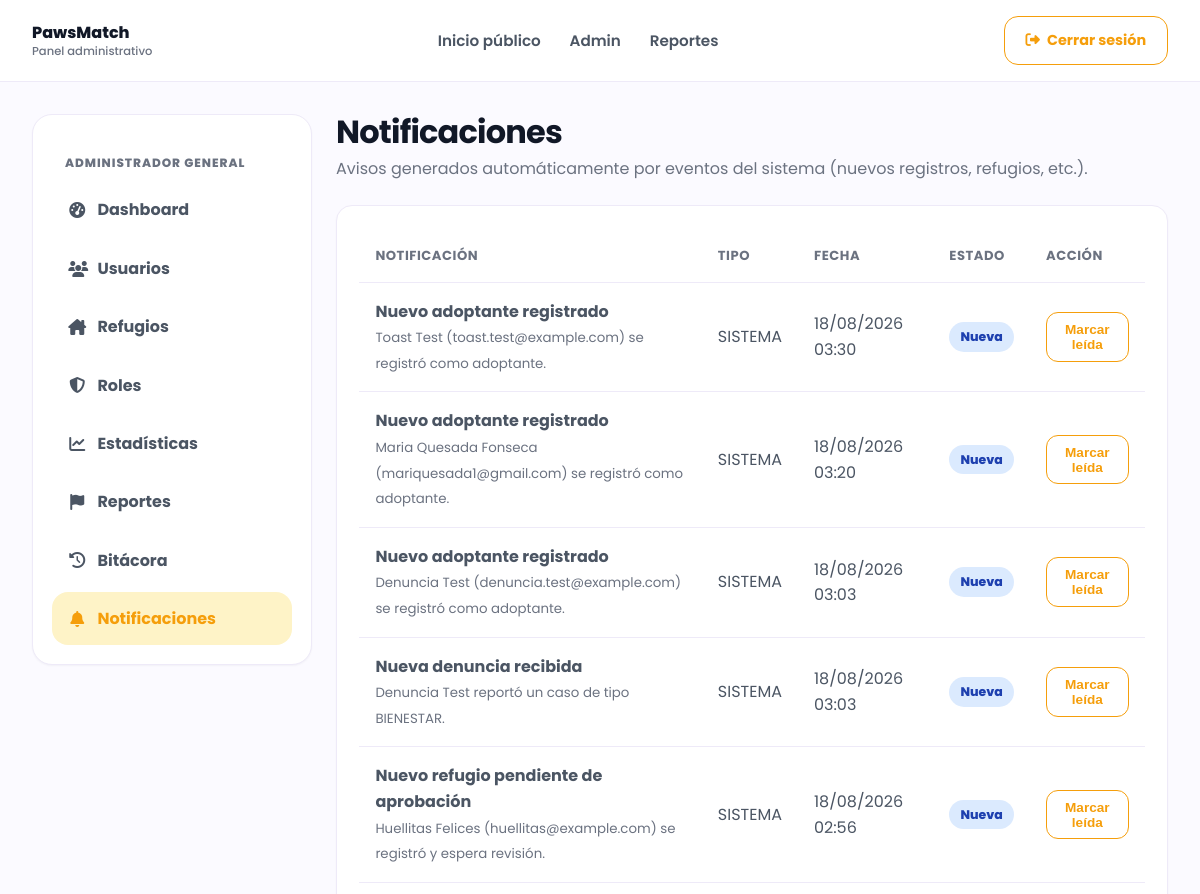
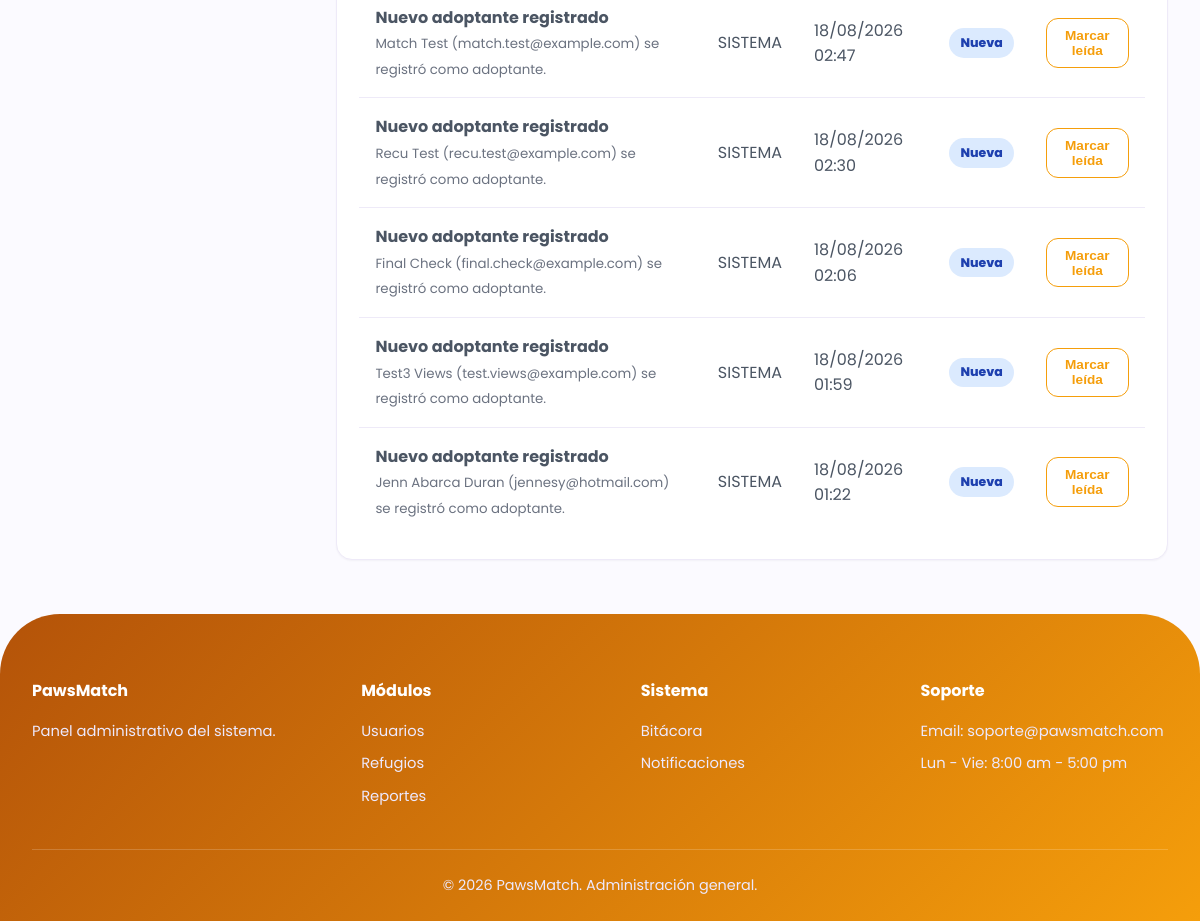
The page /admin-notificaciones.php (signed in) on the database its author committed (2 pictures, top to bottom).
### tables this page shows
CREATE TABLE `notificaciones` (
  `id_notificacion` int NOT NULL AUTO_INCREMENT,
  `id_usuario` int NOT NULL,
  `titulo` varchar(150) NOT NULL,
  `mensaje` text NOT NULL,
  `tipo` enum('SOLICITUD','SEGUIMIENTO','MENSAJE','SISTEMA') DEFAULT 'SISTEMA',
  `leida` tinyint(1) DEFAULT '0',
  `fecha_creacion` timestamp NULL DEFAULT CURRENT_TIMESTAMP,
  PRIMARY KEY (`id_notificacion`),
  KEY `fk_notificacion_usuario` (`id_usuario`),
  CONSTRAINT `fk_notificacion_usuario` FOREIGN KEY (`id_usuario`) REFERENCES `usuarios` (`id_usuario`)
);

### php/models/Notificacion.php (called while the page is built, shortened)
<?php
class Notificacion
{
    public static function listarPorUsuario(PDO $conexion, int $idUsuario, int $limite = null): array
    {
        $sql = "SELECT * FROM notificaciones WHERE id_usuario = :id_usuario ORDER BY fecha_creacion DESC";
        $stmt = $conexion->prepare($sql);
        $stmt->execute([":id_usuario" => $idUsuario]);
        return $stmt->fetchAll(PDO::FETCH_ASSOC);
    }
}

### php/views/admin/notificaciones.php (the view, shortened to what this page needs)
<div class="admin-header"><div><h1>Notificaciones</h1><p>Avisos generados automáticamente por eventos del sistema (nuevos registros, refugios, etc.).</p></div></div>
<section class="admin-card">
    <div class="table-responsive">
        <table class="admin-table">
            <thead><tr><th>Notificación</th><th>Tipo</th><th>Fecha</th><th>Estado</th><th class="text-end">Acción</th></tr></thead>
            <tbody>
                <?php if (empty($notificaciones)): ?>
                    <tr><td colspan="5" class="text-center text-muted py-4">No tienes notificaciones. Se generan automáticamente cuando ocurren eventos como un nuevo registro de adoptante.</td></tr>
                <?php else: foreach ($notificaciones as $n): ?>
                    <tr>
                        <td><strong><?php echo htmlspecialchars($n['titulo']); ?></strong><br><small class="text-muted"><?php echo htmlspecialchars($n['mensaje']); ?></small></td>
                        <td><?php echo htmlspecialchars($n['tipo']); ?></td>
                        <td><?php echo htmlspecialchars(date('d/m/Y H:i', strtotime($n['fecha_creacion']))); ?></td>
                        <td><span class="badge" style="<?php echo $n['leida'] ? 'background:#f3f4f6;color:#4b5563;' : 'background:#dbeafe;color:#1e40af;'; ?>padding:.3rem .7rem;border-radius:99px;font-size:.78rem;"><?php echo $n['leida'] ? 'Leída' : 'Nueva'; ?></span></td>
                        <td class="text-end">
                            <?php if (!$n['leida']): ?>
                                <form action="php/admin_notificacion_leida.php" method="POST">
                                    <button type="submit" class="btn btn-sm btn-outline">Marcar leída</button>
                                </form>
                            <?php endif; ?>
                        </td>
                    </tr>
                <?php endforeach; endif; ?>
            </tbody>
        </table>
    </div>
</section>

### css/admin.css (style rules this page uses)
.admin-body { background: #fbfaff; }
.admin-body.theme-admin { --primary:#f59e0b; --primary-dark:#b45309; --primary-soft:#fef3c7; }
.admin-header { display:flex; justify-content:space-between; align-items:flex-start; gap:1rem; margin-bottom:1.5rem; }
.admin-header h1 { font-size:2rem; line-height:1.1; letter-spacing:-.8px; color:var(--dark); }
.admin-header p { color:var(--muted); margin-top:.4rem; }
.admin-card { background:var(--white); border:1px solid var(--border); border-radius:16px; box-shadow:0 1px 2px rgba(17,24,39,.04); padding:1.4rem; margin-bottom:1.4rem; }
.btn-sm { padding:.55rem .8rem; border-radius:12px; font-size:.85rem; }
.btn-outline { border:1.5px solid var(--primary); color:var(--primary); background:var(--white); }
.table-responsive { overflow-x:auto; }
.admin-table { width:100%; border-collapse:separate; border-spacing:0; }
.admin-table th { text-align:left; color:var(--muted); font-size:.82rem; text-transform:uppercase; letter-spacing:.04em; padding:1rem; border-bottom:1px solid var(--border); white-space:nowrap; }
.admin-table td { padding:1rem; border-bottom:1px solid var(--border); vertical-align:middle; color:var(--text); }
.admin-table tr:last-child td { border-bottom:none; }
.text-muted { color:var(--muted); }
.text-end { text-align:right; }
.badge { display:inline-block; padding:.42rem .7rem; border-radius:999px; font-weight:800; font-size:.74rem; }

### css/base.css (style rules this page uses)
:root { --primary: #7c3aed; --primary-dark: #5b21b6; --primary-soft: #ede9fe; --accent: #facc15; --pink: #ec4899; --green: #10b981; --dark: #111827; --text: #4b5563; --muted: #6b7280; --light: #fbfaff; --white: #ffffff; --border: #eeeaf8; --shadow: 0 18px 40px rgba(17, 24, 39, 0.08); --shadow-soft: 0 12px 30px rgba(124, 58, 237, 0.12); }
* { margin: 0; padding: 0; box-sizing: border-box; }
html { scroll-behavior: smooth; }
body { font-family: 'Poppins', sans-serif; background: var(--light); color: var(--dark); line-height: 1.6; }

### css/home.css (style rules this page uses)
.btn { display: inline-block; border: none; cursor: pointer; border-radius: 16px; padding: 0.95rem 1.7rem; font-weight: 700; font-size: 0.95rem; transition: 0.3s ease; text-align: center; }

### rows shown on the page
notificaciones: titulo "Nuevo adoptante registrado", mensaje "Toast Test (toast.test@example.com) se registró como adoptante.", tipo "SISTEMA", fecha_creacion "18/08/2026 03:30", leida "Nueva"
notificaciones: titulo "Nuevo adoptante registrado", mensaje "Maria Quesada Fonseca (mariquesada1@gmail.com) se registró como adoptante.", tipo "SISTEMA", fecha_creacion "18/08/2026 03:20", leida "Nueva"
notificaciones: titulo "Nuevo adoptante registrado", mensaje "Denuncia Test (denuncia.test@example.com) se registró como adoptante.", tipo "SISTEMA", fecha_creacion "18/08/2026 03:03", leida "Nueva"
notificaciones: titulo "Nueva denuncia recibida", mensaje "Denuncia Test reportó un caso de tipo BIENESTAR.", tipo "SISTEMA", fecha_creacion "18/08/2026 03:03", leida "Nueva"
notificaciones: titulo "Nuevo refugio pendiente de aprobación", mensaje "Huellitas Felices (huellitas@example.com) se registró y espera revisión.", tipo "SISTEMA", fecha_creacion "18/08/2026 02:56", leida "Nueva"
notificaciones: titulo "Nuevo adoptante registrado", mensaje "Match Test (match.test@example.com) se registró como adoptante.", tipo "SISTEMA", fecha_creacion "18/08/2026 02:47", leida "Nueva"
notificaciones: titulo "Nuevo adoptante registrado", mensaje "Recu Test (recu.test@example.com) se registró como adoptante.", tipo "SISTEMA", fecha_creacion "18/08/2026 02:30", leida "Nueva"
notificaciones: titulo "Nuevo adoptante registrado", mensaje "Final Check (final.check@example.com) se registró como adoptante.", tipo "SISTEMA", fecha_creacion "18/08/2026 02:06", leida "Nueva"
notificaciones: titulo "Nuevo adoptante registrado", mensaje "Test3 Views (test.views@example.com) se registró como adoptante.", tipo "SISTEMA", fecha_creacion "18/08/2026 01:59", leida "Nueva"
notificaciones: titulo "Nuevo adoptante registrado", mensaje "Jenn Abarca Duran (jennesy@hotmail.com) se registró como adoptante.", tipo "SISTEMA", fecha_creacion "18/08/2026 01:22", leida "Nueva"

### other values the page prints
$texto "Dashboard"
$texto "Usuarios"
$texto "Refugios"
$texto "Roles"
$texto "Estadísticas"
$texto "Reportes"
$texto "Bitácora"
$texto "Notificaciones"
